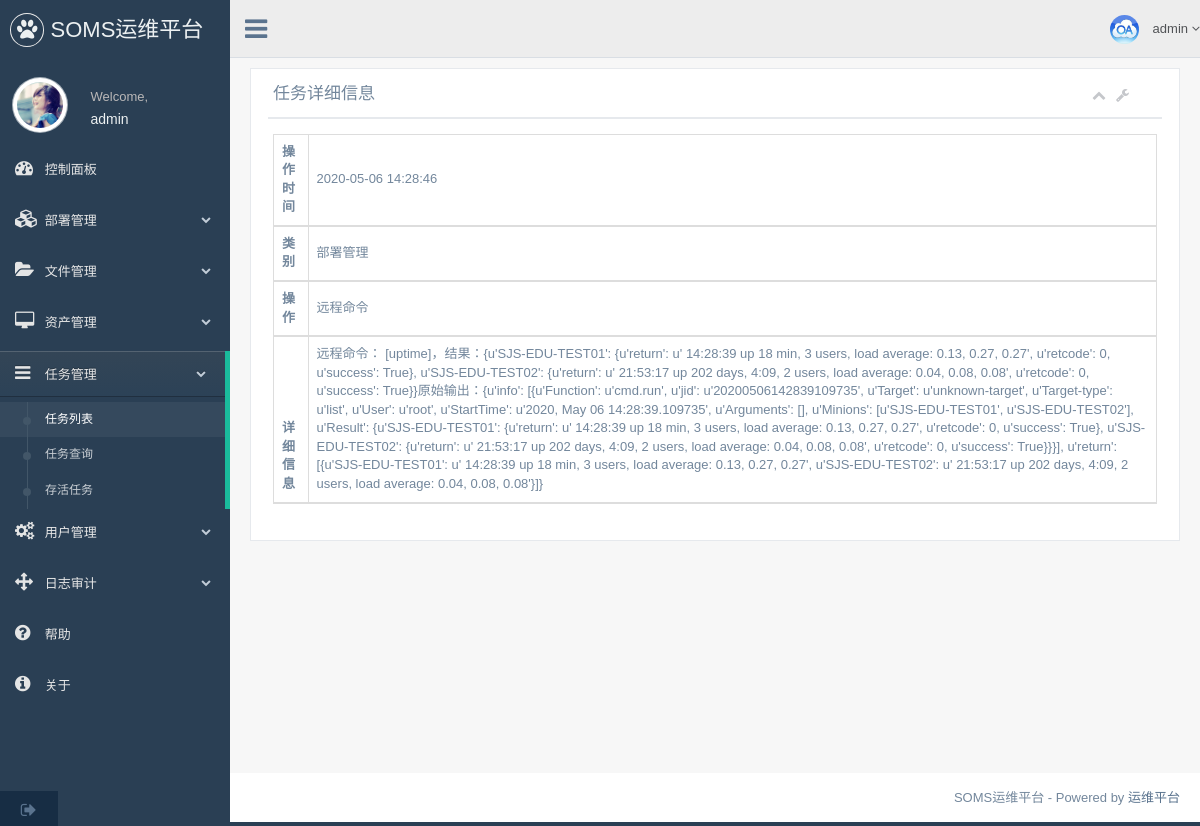
/deploy/task_list/?tid=10 (signed in), run on the app's committed database.
### userauth/models.py (models this page shows, shortened)
class User(AbstractUser):
    USER_ROLE_CHOICES = (
        ('SU', u'超级管理员'),
        ('GA', u'组管理员'),
        ('CU', u'普通用户')
    )
    mfa = models.CharField(max_length=250, blank=True, null=True, verbose_name=u'MFA密钥')
    qq = models.CharField(max_length=16, blank=True, verbose_name=u'QQ', validators=[
        RegexValidator(regex='^[^0]\d{4,15}$', message=u'请输入正确的QQ号')])
    mobile = models.CharField(max_length=30, blank=True, verbose_name=u'联系电话', validators=[
        RegexValidator(regex='^[^0]\d{6,7}$|^[1]\d{10}$', message=u'请输入正确的电话或手机号码', code=u'号码错误')],
                              error_messages={'required': u'联系电话不能为空'})
    position = models.CharField(max_length=20, blank=True, verbose_name=u'职位')
    role = models.CharField(max_length=2, choices=USER_ROLE_CHOICES, default='CU')
    group = models.ManyToManyField(UserGroup, related_name='user_group_set', verbose_name=u'用户属组')
    class Meta:
        default_permissions = ()
        permissions = (
            ('view_user', u'查看用户'),
            ('edit_user', u'管理用户'),
        )
        verbose_name = u'用户'
        verbose_name_plural = u'用户管理'

### userperm/models.py (models this page shows)
class Message(models.Model):
    user = models.CharField(max_length=244, verbose_name=u'用户')
    audit_time = models.DateTimeField(auto_now_add=True, verbose_name=u'时间')
    type = models.CharField(max_length=10, verbose_name=u'类型')
    action = models.CharField(max_length=20, verbose_name=u'动作')
    action_ip = models.CharField(max_length=15, verbose_name=u'用户IP')
    content = models.TextField(verbose_name=u'内容')
    class Meta:
        default_permissions = ()
        permissions = (
            ("view_message", u"查看操作记录"),
            ("edit_message", u"管理操作记录"),
        )
        ordering = ['-audit_time']
        verbose_name = u'审计信息'
        verbose_name_plural = u'审计信息管理'

### deploy/views.py (the view)
# urls.py: url(r'^deploy/task_list/$', dviews.salt_task_list, name='task_list'),
@login_required
def salt_task_list(request):
    if request.user.has_perm('userperm.view_message'):
        if request.method == 'GET':
            if request.GET.has_key('tid'):
                tid = request.get_full_path().split('=')[1]
                log_detail = Message.objects.filter(user=request.user.first_name).filter(id=tid).exclude(
                    type=u'用户登录').exclude(type=u'用户退出')
                return render(request, 'salt_task_detail.html', {'log_detail': log_detail})
        logs = Message.objects.filter(user=request.user.first_name).exclude(type=u'用户登录').exclude(type=u'用户退出')[:200]
        return render(request, 'salt_task_list.html', {'all_logs': logs})
    else:
        raise Http404

### templates/salt_task_detail.html (shortened to what this page needs)
{% extends 'base.html' %}
{% block css %}
<link href="/static/css/dataTables.bootstrap.min.css" rel="stylesheet">
{% endblock %}
{% block content %}
<div class="right_col" role="main">
    <div class="">
        <div class="row">
            <div class="col-md-12 col-sm-12 col-xs-12">
                <div class="x_panel">
                    <div class="x_title">
                        <h2>任务详细信息 <small>|&nbsp;<a href="{% url 'task_list' %}">任务列表</a></small></h2>
                        <ul class="nav navbar-right panel_toolbox">
                            <li><a class="collapse-link"><i class="fa fa-chevron-up"></i></a>
                            </li>
                            <li class="dropdown">
                            <a href="#" class="dropdown-toggle" data-toggle="dropdown" role="button" aria-expanded="false"><i class="fa fa-wrench"></i></a>
                            </li>
                            <li><a class="close-link"></a>
                            </li>
                        </ul>
                        <div class="clearfix"></div>
                    </div>
                    <div class="x_content">
                        <table id="datatable" class="table table-striped table-bordered">
                            <thead>
                                {% for i in log_detail %}
                                <tr>
                                    <th>操作时间</th>
                                    <td>{{ i.audit_time|date:"Y-m-d H:i:s" }}</td>
                                </tr>
                                <tr>
                                    <th>类别</th>
                                    <td>{{ i.type }}</td>
                                </tr>
                                <tr>
                                    <th>操作</th>
                                    <td>{{ i.action }}</td>
                                </tr>
                                <tr>
                                    <th>详细信息</th>
                                    <td>{{ i.content|safe }}</td>
                                </tr>
                                {% endfor %}
                            </thead>
                        </table>
                    </div>
                </div>
            </div>
        </div>
    </div>
</div>
{% endblock %}

### templates/base.html (shortened to what this page needs)
<!DOCTYPE html>
<html lang="en">
<head>
    <link href="/static/css/bootstrap.min.css" rel="stylesheet" media="screen">
    <link href="/static/css/font-awesome.min.css" rel="stylesheet">
    {% block css %}
    {% endblock %}
    <link href="/static/css/custom.min.css" rel="stylesheet">
</head>
<body class="nav-md">
<div class="container body">
    <div class="main_container">
        <div class="col-md-3 left_col">
            <div class="left_col scroll-view">
                <div class="navbar nav_title" style="border: 0;">
                    <a href="/" class="site_title"><i class="fa fa-paw"></i> <span>SOMS运维平台</span></a>
                </div>
                <div class="profile">
                    <div class="profile_pic">
                        <img src="/static/img/avatar1.jpg" alt="..." class="img-circle profile_img">
                    </div>
                    <div class="profile_info">
                        <span>Welcome,</span>
                        <h2>{% if request.user.first_name %}{{ request.user.first_name }}{% else %}
                            {{ request.user }}{% endif %}</h2>
                    </div>
                </div>
                <br/>
                <div id="sidebar-menu" class="main_menu_side hidden-print main_menu">
                    <div class="menu_section">
                        <ul class="nav side-menu">
                            <li><a href="{% url 'index' %}"><i class="fa fa-tachometer"></i> 控制面板 </a>
                            </li>
                            {% if perms.deploy.view_deploy %}
                                <li><a><i class="fa fa-cubes"></i> 部署管理 <span class="fa fa-chevron-down"></span></a>
                                </li>
                            {% endif %}
                            {% if perms.deploy.view_filemanage %}
                                <li><a><i class="fa fa-folder-open"></i> 文件管理 <span
                                        class="fa fa-chevron-down"></span></a>
                                </li>
                            {% endif %}
                            {% if perms.asset.view_asset %}
                                <li><a><i class="fa fa-desktop"></i> 资产管理 <span class="fa fa-chevron-down"></span></a>
                                </li>
                            {% endif %}
                            {% if perms.userperm.view_message %}
                                <li><a><i class="fa fa-bars"></i> 任务管理 <span class="fa fa-chevron-down"></span></a>
                                    <ul class="nav child_menu">
                                        <li><a href="{% url 'task_list' %}">任务列表</a></li>
                                        <li><a href="{% url 'task_check' %}">任务查询</a></li>
                                        <li><a href="{% url 'task_running' %}">存活任务</a></li>
                                    </ul>
                                </li>
                            {% endif %}
                            {% if request.user.is_superuser %}
                                <li><a><i class="fa fa-cogs"></i> 用户管理 <span class="fa fa-chevron-down"></span></a>
                                </li>
                                <li><a><i class="fa fa-arrows"></i> 日志审计 <span class="fa fa-chevron-down"></span></a>
                                </li>
                            {% endif %}
                            <li><a href="{% url 'help' %}"><i class="fa fa-question-circle"></i> 帮助 </a>
                            </li>
                            <li><a href="{% url 'about' %}"><i class="fa fa-info-circle"></i> 关于 </a>
                            </li>
                    </div>
                </div>
                <div class="sidebar-footer hidden-small">
                    <a href="{% url 'logout' %}" data-toggle="tooltip" data-placement="top" title="Logout">
                        <span class="fa fa-sign-out" aria-hidden="true"></span>
                    </a>
                </div>
            </div>
        </div>
        <div class="top_nav">
            <div class="nav_menu">
                <nav class="" role="navigation">
                    <div class="nav toggle">
                        <a id="menu_toggle"><i class="fa fa-bars"></i></a>
                    </div>
                    <ul class="nav navbar-nav navbar-right">
                        <li class="">
                            <a href="javascript:;" class="user-profile dropdown-toggle" data-toggle="dropdown"
                               aria-expanded="false">
                                <img src="/static/img/avatar2.jpg" alt="">
                                {% if request.user.first_name %}
                                    {{ request.user.first_name }}
                                {% else %}
                                    {{ request.user }}
                                {% endif %}
                                <span class=" fa fa-angle-down"></span>
                            </a>
                        </li>
                    </ul>
                </nav>
            </div>
        </div>
        {% if not request.user.mfa %}
            <div class="right_col" role="main">
                <div class="">
                    <div class="clearfix"></div>
                    <div class="row">
                        <div class="col-md-12 col-sm-12 col-xs-12">
                            <div class="x_panel">
                                <div class="x_title">
                                    <h2>MFA密钥 </h2>
                                    <ul class="nav navbar-right panel_toolbox">
                                        <li><a class="collapse-link"><i class="fa fa-chevron-up"></i></a>
                                        </li>
                                        <li class="dropdown">
                                            <a href="#" class="dropdown-toggle" data-toggle="dropdown" role="button"
                                               aria-expanded="false"><i class="fa fa-wrench"></i></a>
                                            <ul class="dropdown-menu" role="menu">
                                                <li><a href="#">Settings 1</a>
                                                </li>
                                                <li><a href="#">Settings 2</a>
                                                </li>
                                            </ul>
                                        </li>
                                        <li><a class="close-link"><i class="fa fa-close"></i></a>
                                        </li>
                                    </ul>
                                    <div class="clearfix"></div>
                                </div>
                                <div class="x_content">
                                    {% if security_key %}
                                    <form method="post" action="/">
                                        {% csrf_token %}
                                        登录二次验证密钥已生成，请使用谷歌身份验证器添加。(请保存好安全密钥！
                                        <a href="https://play.google.com/store/apps/details?id=com.google.android.apps.authenticator2"
                                           target="_blank">谷歌身份验证器下载</a>
                                        )<br/>
                                        安全密钥： {{ security_key }}<br/>
                                        <input type="hidden" name="security_key" value="{{ security_key }}" />
                                        扫描二维码：<br/>
                                        <img src="/media/qrcode/{{ request.user.pk }}/{{ request.user.username }}.png" style="margin-left: 80px;"/> <br/>
                                        添加完后请点击<br/>
                                        <button class="btn btn-success btn-md" style="margin-left: 105px;">确认完成</button>
                                    </form>
                                        {% else %}
                                        请返回&nbsp;<a href="/"><span class="label label-success">控制面板</span></a>&nbsp;绑定登录二次验证.
                                        {% endif %}
                                    <div class="ln_solid"></div>
                                </div>
                            </div>
                        </div>
                    </div>
                </div>
            </div>
        {% else %}
            {% block content %}
            {% endblock %}
        {% endif %}
        <footer>
            <div class="pull-right">
                SOMS运维平台 - Powered by <a href="https://imaojia.com" target="_blank">运维平台</a>
            </div>
            <div class="clearfix"></div>
        </footer>
    </div>
</div>
</body>
</html>

### data on the page
User: user "admin"
Message: audit_time "2020-05-06 14:28:46", type "部署管理", action "远程命令", content "远程命令： [uptime]，结果：{u'SJS-EDU-TEST01': {u'return': u' 14:28:39 up 18 min, 3 users, load average: 0.13, 0.27, 0.27', u'retcode': 0, u'success': True}, u'SJS-EDU-TEST02': {u'return': u' 21:53:17 up 202 days, 4:09, 2 users, load average: 0.04, 0.08, 0.08', u'retcode': 0, u'success': True}}原始输出：{u'info': [{u'Function': u'cmd.run', u'jid': u'20200506142839109735', u'Target': u'unknown-target', u'Target-type': u'list', u'User': u'root', u'StartTime': u'2020, May 06 14:28:39.109735', u'Arguments': [], u'Minions': [u'SJS-EDU-TEST01', u'SJS-EDU-TEST02'], u'Result': {u'SJS-EDU-TEST01': {u'return': u' 14:28:39 up 18 min, 3 users, load average: 0.13, 0.27, 0.27', u'retcode': 0, u'success': True},…"
